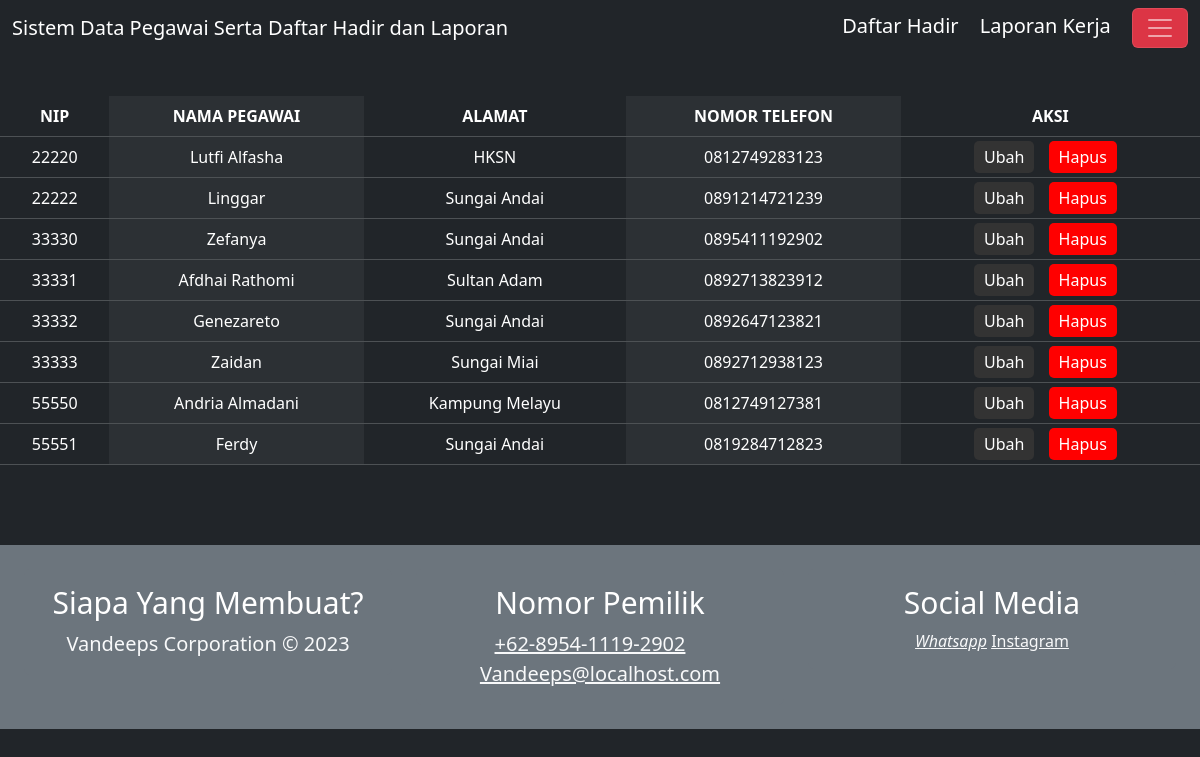
Page /viewpegawai.php on the committed database.
### tables this page shows
CREATE TABLE `data_karyawan` (
  `NIP` varchar(16) NOT NULL,
  `nama` varchar(100) NOT NULL,
  `alamat` varchar(100) NOT NULL,
  `hp` varchar(16) NOT NULL
);

### viewpegawai.php (the view, shortened to what this page needs)
<?php
  include "./layouts/header.php";
?>
<body style="display: grid; gap: 1rem; padding-top: 6rem">
<?php
  include "./layouts/navbar.php";
?>
<div>
  <table class="table table-dark table-striped-columns"  align="right" bgcolor="gray">
  <thead bgcolor="gray" align="center">
      <tr>
          <th>NIP</th>
          <th>NAMA PEGAWAI</th>
          <th>ALAMAT</th>
          <th>NOMOR TELEFON</th>
          <th colspan="2">AKSI</th>
      </tr>
  </thead>
  <tbody bgcolor="gray" style="text-align: center; width:80%; color:white;">
      <?php
      include "koneksi.php";
      $tampil = mysqli_query($koneksi, "SELECT * FROM data_karyawan");
      while ($row = mysqli_fetch_array($tampil)) {
          echo "<tr>
          <td>" . $row[0] . "</td>
          <td>" . $row[1] . "</td>
          <td>" . $row[2] . "</td>
          <td>" . $row[3] . "</td>
          <td bgcolor='gray'>
          <a href='editpegawai.php?NIP=" . $row[0] . "' id='butViewEdit'>Ubah</a>
          <a href='procDeletepegawai.php?NIP=" . $row[0] . "' id='butViewDelete'>Hapus</a>
          </td>
      </tr>";
      }
      ?>
  </tbody>
</table>
</div>
<?php
  include "./layouts/footer.php";
?>

### style1.css (style rules this page uses)
*, html { margin: 0; padding: 0; }
body { background-color: #555; margin: 0; padding: 0; }
tBody { width: 80%; }
#butViewEdit { color: #fff; background-color:#333; padding: 5px 10px; margin-right: 10px; text-decoration: none; border-radius: 5px; }
#butViewDelete { color: #fff; background-color: red; padding: 5px 10px; margin-right: 10px; text-decoration: none; border-radius: 5px; }

### style.css (style rules this page uses)
*, html { margin: 0; padding: 0; }
body { background-color: #555; margin: 0; padding: 0; }
tBody { width: 80%; }
#butViewEdit { color: #fff; background-color:#333; padding: 5px 10px; margin-right: 10px; text-decoration: none; border-radius: 5px; }
#butViewDelete { color: #fff; background-color: red; padding: 5px 10px; margin-right: 10px; text-decoration: none; border-radius: 5px; }

### layouts/header.php (style rules this page uses)
table { width: 100%; padding: 10px; }
td { padding: 10px; vertical-align: top; }
body { background-color: #1f1f1f; color: #fff; }
table { width: 100%; border-collapse: collapse; }
table td { padding: 10px; }
body { background-image: url('mantap.png'); background-size:cover; background-position: center; background-repeat: repeat; }

### rows in the picture
data_karyawan: NIP "22220", nama "Lutfi Alfasha", alamat "HKSN", hp "0812749283123"
data_karyawan: NIP "22222", nama "Linggar", alamat "Sungai Andai", hp "0891214721239"
data_karyawan: NIP "33330", nama "Zefanya", alamat "Sungai Andai", hp "0895411192902"
data_karyawan: NIP "33331", nama "Afdhai Rathomi", alamat "Sultan Adam", hp "0892713823912"
data_karyawan: NIP "33332", nama "Genezareto", alamat "Sungai Andai", hp "0892647123821"
data_karyawan: NIP "33333", nama "Zaidan", alamat "Sungai Miai", hp "0892712938123"
data_karyawan: NIP "55550", nama "Andria Almadani", alamat "Kampung Melayu", hp "0812749127381"
data_karyawan: NIP "55551", nama "Ferdy", alamat "Sungai Andai", hp "0819284712823"
